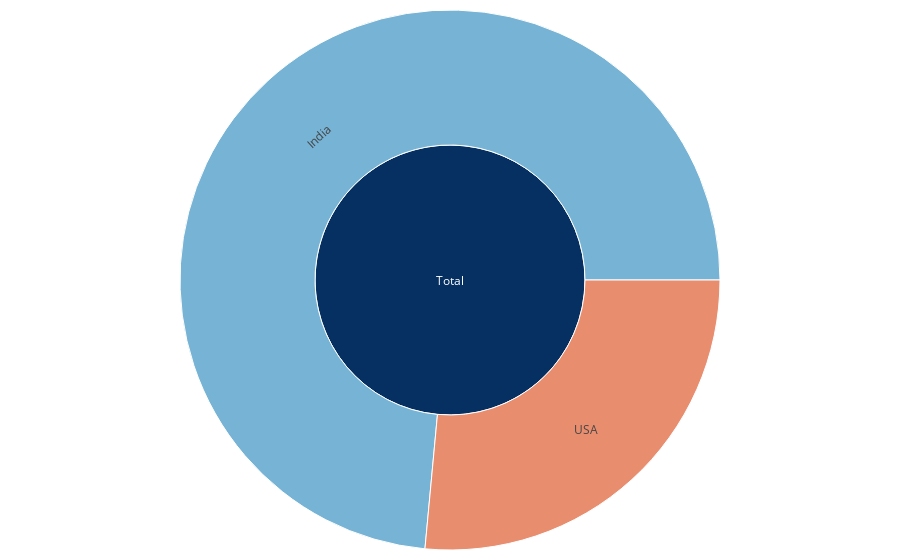

The notebook cell this image was saved under:
### Code cell
import json

opened_file = open("../data/Sunburst_Chart.json")
opened_fig = json.load(opened_file)

fig_ = go.Figure(
    data = opened_fig['data'],
    layout = opened_fig['layout']
    )
fig_.show()
# HTML(fig_.to_html())

### Figure 1 — Plotly figure (JSON) as saved in the notebook; plotly's stock layout.template omitted (floating-point values rounded to 4 significant figures)
{"data": [{"branchvalues": "total", "hovertemplate": "<b> Country : %{label} </b> <br> Count : %{value} <extra>Population</extra>", "labels": ["A1", "B2", "C2", "D1", "E2", "F1", "G2", "H1", "I2", "J1", "K2", "L3", "M1", "N1", "O2", "P1", "Q1", "R1", "S1", "INAS", "INCG", "INCQ", "INGD", "INMP", "INSA", "INSD", "INSR", "USHF", "USNY", "USSF", "USXO", "India", "USA", "Total"], "marker": {"colorscale": [[0, "rgb(103,0,31)"], [0.1, "rgb(178,24,43)"], [0.2, "rgb(214,96,77)"], [0.3, "rgb(244,165,130)"], [0.4, "rgb(253,219,199)"], [0.5, "rgb(247,247,247)"], [0.6, "rgb(209,229,240)"], [0.7, "rgb(146,197,222)"], [0.8, "rgb(67,147,195)"], [0.9, "rgb(33,102,172)"], [1, "rgb(5,48,97)"]]}, "maxdepth": 2, "parents": ["INMP", "INCG", "USNY", "INSD", "INGD", "USSF", "INSA", "INAS", "USHF", "INSR", "INCQ", "USSF", "INCG", "USNY", "USNY", "INSD", "USXO", "USXO", "INGD", "India", "India", "India", "India", "India", "India", "India", "India", "USA", "USA", "USA", "USA", "Total", "Total", ""], "type": "sunburst", "values": [512, 12201, 812, 9104, 132, 82, 5121, 1232, 8841, 11, 1236, 1200, 9021, 821, 128, 20, 4120, 60, 6012, 1232, 21222, 1236, 6144, 512, 5121, 9124, 11, 8841, 1761, 1282, 4180, 44602, 16064, 60666]}], "layout": {"autosize": true, "margin": {"b": 10, "l": 10, "r": 10, "t": 10}}}
